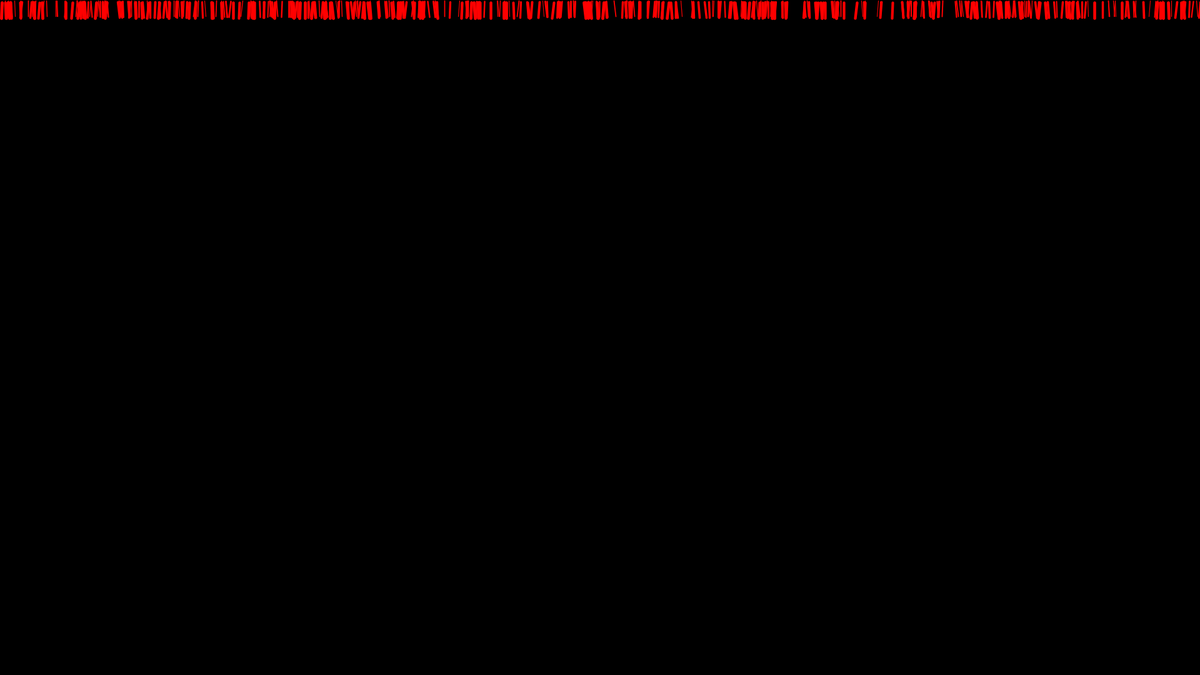
Frame 1 (no input)
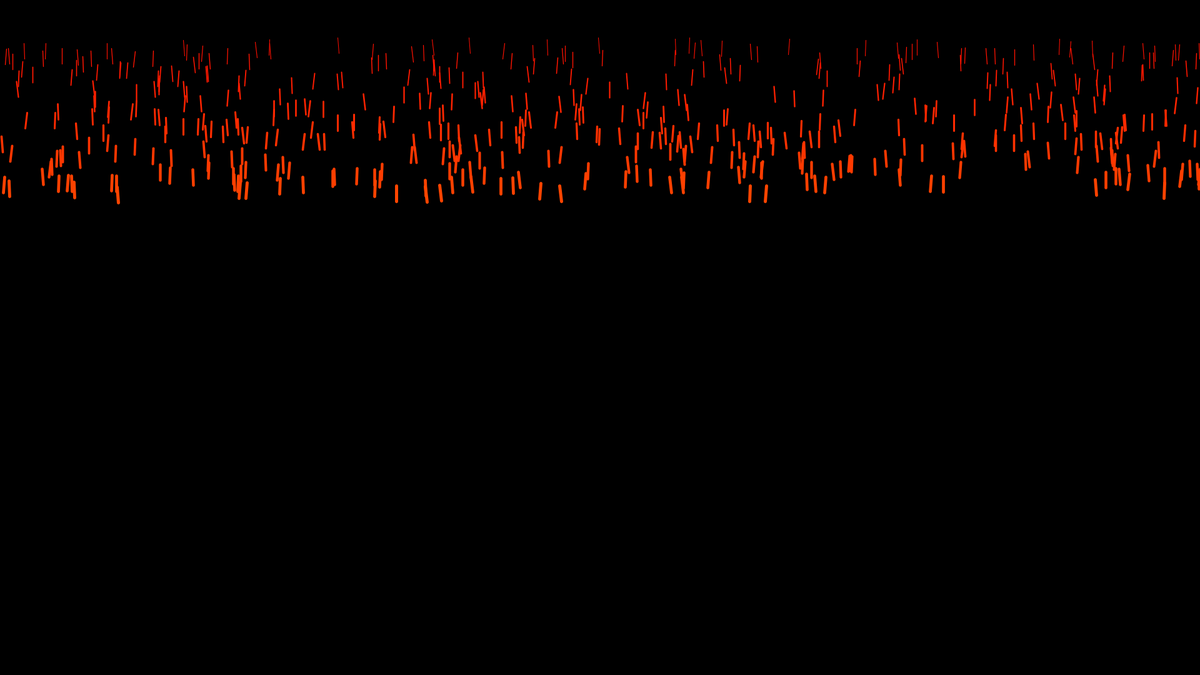
Frame 60 (the mouse pressed at the canvas centre just before this capture)
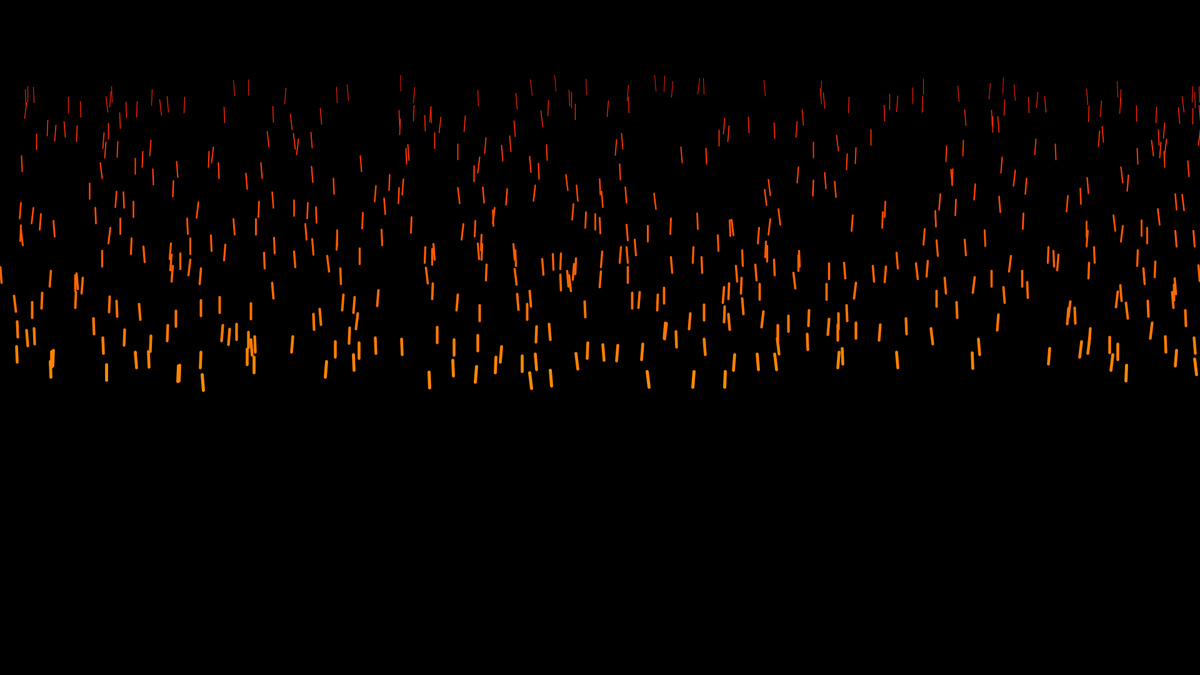
Frame 120 (the mouse held since frame 60 and released just before this capture)

The Processing sketch that drew these frames (run headless with seeded random() and noise(); from frame 60 on, the mouse is pressed at the canvas centre):

// Processing sketch: pioggia
// ── pioggia.pde
Goccia[] pioggia =new Goccia[500];
void setup() {
  size(1920, 1080);
  for (int i=0; i<pioggia.length; i++) {
    pioggia[i] = new Goccia();
  }
}

void draw() {
  background(0);
  for (int i =0; i<pioggia.length; i++) {
    pioggia[i].cadi();
    pioggia[i].show();
  }
}

// ── Goccia.pde
class Goccia {

  float g = random(1, 5);
  float x = random(width);
  float y = 0;
  int dim = 25;
  float colore;
  float vento=random(-3,3);

  void cadi() {
    y += g;
    if (y>height) {
      y = random(-100, -dim);
    }
    x+=vento;
    if (x>width) {
      x = 0;
    }
        if (x<0) {
      x = width;
    }
  }

  void show() {
    strokeWeight(g);
    stroke(255, colore, 0);
    colore = map(y, 0, height, 0, 255);
    line(x, y, x+vento, y+dim);
  }
}
